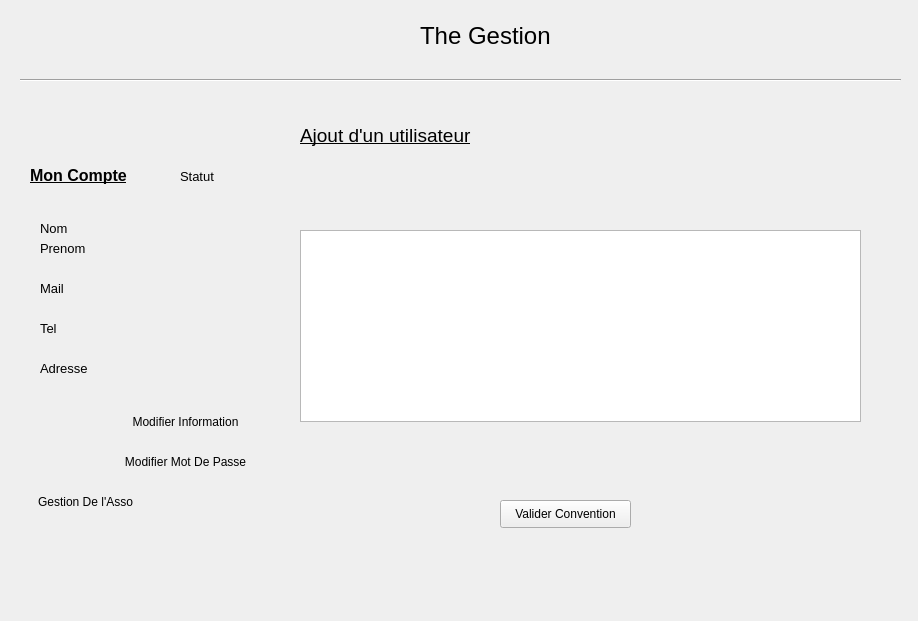
<?xml version="1.0" encoding="UTF-8"?>
<ui version="4.0">
 <class>TheGestionConvention</class>
 <widget class="QDialog" name="TheGestionConvention">
  <property name="geometry">
   <rect>
    <x>0</x>
    <y>0</y>
    <width>918</width>
    <height>621</height>
   </rect>
  </property>
  <property name="windowTitle">
   <string>Dialog</string>
  </property>
  <widget class="QLabel" name="TitreLabel">
   <property name="geometry">
    <rect>
     <x>420</x>
     <y>10</y>
     <width>161</width>
     <height>51</height>
    </rect>
   </property>
   <property name="font">
    <font>
     <pointsize>18</pointsize>
    </font>
   </property>
   <property name="text">
    <string>The Gestion</string>
   </property>
  </widget>
  <widget class="QFrame" name="InfoWidget">
   <property name="geometry">
    <rect>
     <x>20</x>
     <y>150</y>
     <width>241</width>
     <height>381</height>
    </rect>
   </property>
   <property name="styleSheet">
    <string notr="true">&quot;border: 1px solid black; border-radius: 10px;&quot;</string>
   </property>
   <property name="frameShape">
    <enum>QFrame::StyledPanel</enum>
   </property>
   <property name="frameShadow">
    <enum>QFrame::Plain</enum>
   </property>
   <widget class="QLabel" name="label_2">
    <property name="geometry">
     <rect>
      <x>10</x>
      <y>10</y>
      <width>151</width>
      <height>31</height>
     </rect>
    </property>
    <property name="font">
     <font>
      <pointsize>12</pointsize>
      <weight>75</weight>
      <bold>true</bold>
      <underline>true</underline>
     </font>
    </property>
    <property name="text">
     <string>Mon Compte</string>
    </property>
   </widget>
   <widget class="QLabel" name="NameLabel">
    <property name="geometry">
     <rect>
      <x>20</x>
      <y>70</y>
      <width>171</width>
      <height>16</height>
     </rect>
    </property>
    <property name="font">
     <font>
      <pointsize>10</pointsize>
     </font>
    </property>
    <property name="text">
     <string>Nom</string>
    </property>
   </widget>
   <widget class="QLabel" name="SurnameLabel">
    <property name="geometry">
     <rect>
      <x>20</x>
      <y>90</y>
      <width>181</width>
      <height>16</height>
     </rect>
    </property>
    <property name="font">
     <font>
      <pointsize>10</pointsize>
     </font>
    </property>
    <property name="text">
     <string>Prenom</string>
    </property>
   </widget>
   <widget class="QLabel" name="StatutLabel">
    <property name="geometry">
     <rect>
      <x>160</x>
      <y>20</y>
      <width>47</width>
      <height>13</height>
     </rect>
    </property>
    <property name="font">
     <font>
      <pointsize>10</pointsize>
     </font>
    </property>
    <property name="text">
     <string>Statut</string>
    </property>
   </widget>
   <widget class="QLabel" name="MailLabel">
    <property name="geometry">
     <rect>
      <x>20</x>
      <y>130</y>
      <width>201</width>
      <height>16</height>
     </rect>
    </property>
    <property name="font">
     <font>
      <pointsize>10</pointsize>
     </font>
    </property>
    <property name="text">
     <string>Mail</string>
    </property>
   </widget>
   <widget class="QLabel" name="AdressLabel">
    <property name="geometry">
     <rect>
      <x>20</x>
      <y>210</y>
      <width>221</width>
      <height>16</height>
     </rect>
    </property>
    <property name="font">
     <font>
      <pointsize>10</pointsize>
     </font>
    </property>
    <property name="text">
     <string>Adresse</string>
    </property>
   </widget>
   <widget class="QLabel" name="TelLabel">
    <property name="geometry">
     <rect>
      <x>20</x>
      <y>170</y>
      <width>171</width>
      <height>16</height>
     </rect>
    </property>
    <property name="font">
     <font>
      <pointsize>10</pointsize>
     </font>
    </property>
    <property name="text">
     <string>Tel</string>
    </property>
   </widget>
   <widget class="QPushButton" name="ModifInfoButton">
    <property name="geometry">
     <rect>
      <x>100</x>
      <y>260</y>
      <width>131</width>
      <height>23</height>
     </rect>
    </property>
    <property name="text">
     <string>Modifier Information</string>
    </property>
   </widget>
   <widget class="QPushButton" name="ModifMdpButton">
    <property name="geometry">
     <rect>
      <x>100</x>
      <y>300</y>
      <width>131</width>
      <height>23</height>
     </rect>
    </property>
    <property name="text">
     <string>Modifier Mot De Passe</string>
    </property>
   </widget>
   <widget class="QPushButton" name="GestionAssoButton">
    <property name="geometry">
     <rect>
      <x>10</x>
      <y>340</y>
      <width>111</width>
      <height>23</height>
     </rect>
    </property>
    <property name="text">
     <string>Gestion De l'Asso</string>
    </property>
   </widget>
   <widget class="Line" name="line_2">
    <property name="geometry">
     <rect>
      <x>90</x>
      <y>240</y>
      <width>141</width>
      <height>61</height>
     </rect>
    </property>
    <property name="orientation">
     <enum>Qt::Horizontal</enum>
    </property>
   </widget>
   <widget class="Line" name="line_3">
    <property name="geometry">
     <rect>
      <x>90</x>
      <y>280</y>
      <width>141</width>
      <height>61</height>
     </rect>
    </property>
    <property name="orientation">
     <enum>Qt::Horizontal</enum>
    </property>
   </widget>
   <widget class="Line" name="line_4">
    <property name="geometry">
     <rect>
      <x>0</x>
      <y>320</y>
      <width>141</width>
      <height>61</height>
     </rect>
    </property>
    <property name="orientation">
     <enum>Qt::Horizontal</enum>
    </property>
   </widget>
  </widget>
  <widget class="Line" name="line">
   <property name="geometry">
    <rect>
     <x>20</x>
     <y>70</y>
     <width>881</width>
     <height>20</height>
    </rect>
   </property>
   <property name="orientation">
    <enum>Qt::Horizontal</enum>
   </property>
  </widget>
  <widget class="QLabel" name="TitleAddUser">
   <property name="geometry">
    <rect>
     <x>300</x>
     <y>110</y>
     <width>251</width>
     <height>51</height>
    </rect>
   </property>
   <property name="font">
    <font>
     <pointsize>14</pointsize>
     <underline>true</underline>
    </font>
   </property>
   <property name="text">
    <string>Ajout d'un utilisateur</string>
   </property>
  </widget>
  <widget class="QTableWidget" name="tableConvention">
   <property name="geometry">
    <rect>
     <x>300</x>
     <y>230</y>
     <width>561</width>
     <height>192</height>
    </rect>
   </property>
  </widget>
  <widget class="QPushButton" name="buttonValiderConv">
   <property name="geometry">
    <rect>
     <x>500</x>
     <y>500</y>
     <width>131</width>
     <height>28</height>
    </rect>
   </property>
   <property name="text">
    <string>Valider Convention</string>
   </property>
  </widget>
 </widget>
 <resources/>
 <connections/>
</ui>
